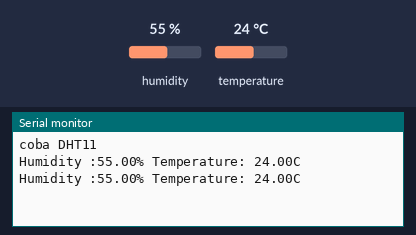
Simulated run of this sketch. Board: Arduino Uno, built with avr-gcc and run on an emulated ATmega328P. Shown: the last lines printed to the serial monitor. The inputs (shaded band) are chosen by the test bench; at power-on: humidity 55 %, temperature 24 °C.

Above: at 4.8 s.
4.9 s: humidity set to 22 %
At 6.5 s:
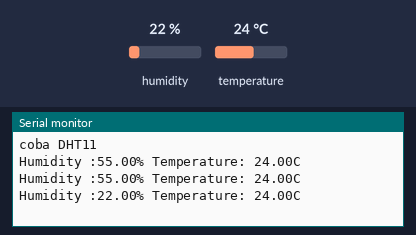
7.9 s: temperature set to 12 °C
At 8.9 s:
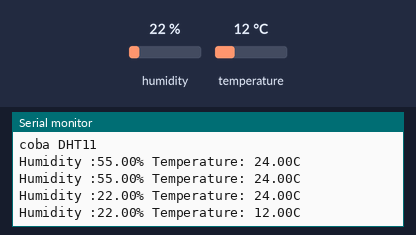
10.9 s: humidity set to 40 %
At 12.5 s:
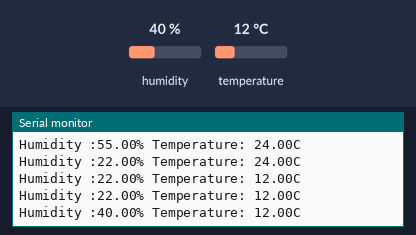
Timing chart, 0 to 14.0 s (numbered marks = the images above; inputs shaded):
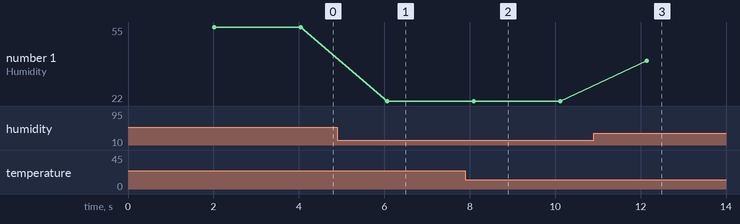

Measured:
- after the input at 4.9 s, the serial monitor: prints a new line after 1.2 s (image 1)
- after the input at 7.9 s, the serial monitor: prints a new line after 0.20 s (image 2)
- after the input at 10.9 s, the serial monitor: prints a new line after 1.2 s (image 3)
- plotted number 1: 55 → 22 after the input at 4.9 s, 22 → 40 after the input at 10.9 s

The sketch:

DHT_REMAKE.ino
```cpp
#include "DHT.h"
#define DHTPIN 14
#define DHTTYPE DHT11

DHT dht(DHTPIN, DHTTYPE);

void setup(){
  Serial.begin(9600);
  Serial.println(F("coba DHT11"));
  dht.begin();
}

void loop(){
  delay(2000);
  float h = dht.readHumidity();
  float t = dht.readTemperature();

  if(isnan(h) || isnan(t)){ //is not a number
    Serial.println(F("Failed to read from DHT sensor"));
    return;
  }

  Serial.print(F("Humidity :"));
  Serial.print(h);
  Serial.print(F("% Temperature: "));
  Serial.print(t);
  Serial.println(F("C"));

}
```
